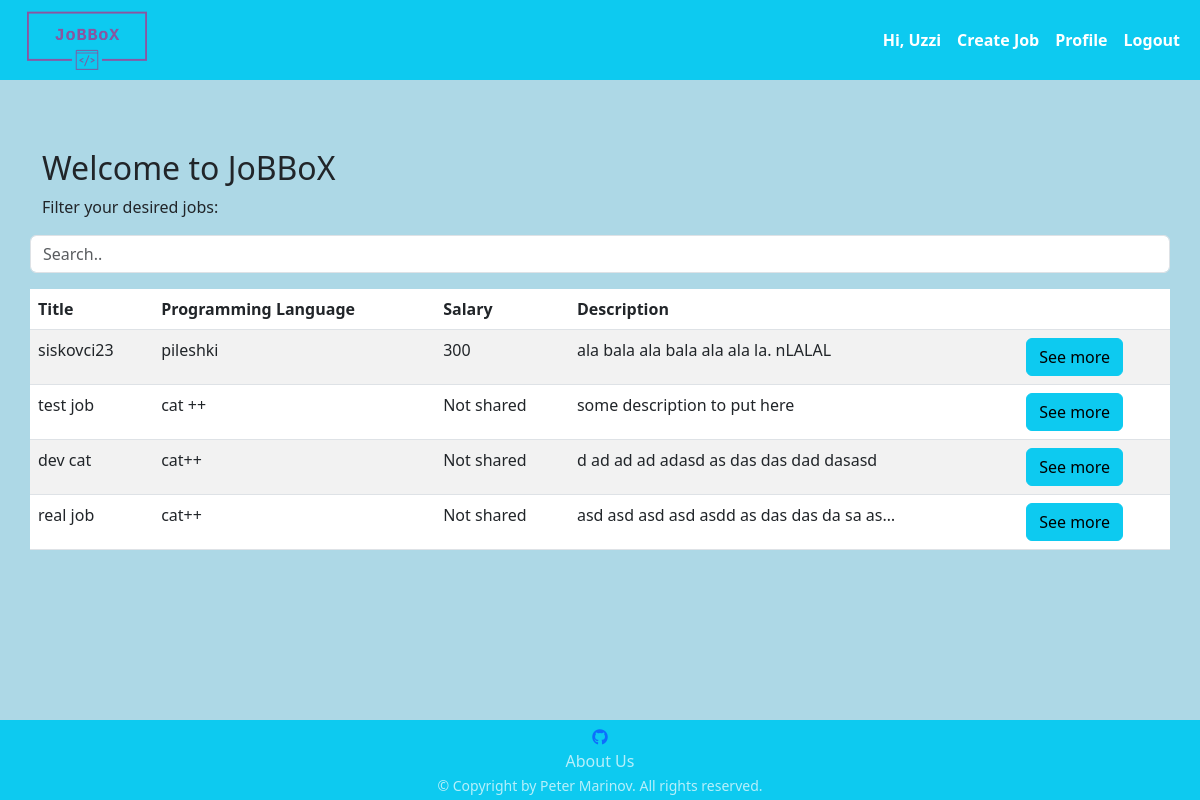
Screenshot of / (signed in) with the database file from the repository.
### jobbox/app_auth/models.py (models this page shows)
class AppUser(auth_models.AbstractBaseUser, auth_models.PermissionsMixin):
    USERNAME_FIELD = 'email'
    objects = AppUserManager()
    email = models.EmailField(
        null=False,
        blank=False,
        unique=True,
    )
    is_staff = models.BooleanField(
        default=False,
    )

### jobbox/common/models.py (models this page shows, shortened)
class ProfileHR(models.Model):
    FIRST_NAME_MAX_LEN = 30
    LAST_NAME_MAX_LEN = 30
    COMPANY_NAME_MAX_LEN = 15
    TELEPHONE_NUMBER_MAX_LEN = 13
    TELEPHONE_NUMBER_MIN_LEN = 4
    PROFILE_PICTURE_MAX_SIZE_IN_MB = 1
    first_name = models.CharField(
        max_length=FIRST_NAME_MAX_LEN,
        null=True,
        blank=False,
        validators=[
            check_if_only_letters,
        ]
    )
    last_name = models.CharField(
        max_length=LAST_NAME_MAX_LEN,
        null=True,
        blank=True,
        validators=[
            check_if_only_letters,
        ]
    )
    company_name = models.CharField(
        max_length=COMPANY_NAME_MAX_LEN,
        null=True,
        blank=True,
    )
    profile_picture = models.ImageField(
        upload_to='profilehr',
        null=True,
        blank=True,
        validators=[
            FileSizeValidatorInMB(PROFILE_PICTURE_MAX_SIZE_IN_MB)
        ]
    )
    telephone_number = models.CharField(
        max_length=TELEPHONE_NUMBER_MAX_LEN,
        null=True,
        blank=True,
        validators=[
            validators.MinLengthValidator(TELEPHONE_NUMBER_MIN_LEN),
            check_if_number_starts_with_zero_or_plus,
        ]
    )
    user = models.OneToOneField(
        UserModel,
        on_delete=models.CASCADE,
        primary_key=True,
    )
    class Meta:
        verbose_name_plural = 'Profile HRs'

### jobbox/job/models.py (models this page shows)
class Job(models.Model):
    TITLE_MAX_LEN = 30
    PROGRAMMING_LANGUAGE_MAX_LEN = 15
    SALARY_MIN_VALUE = 0
    SALARY_MAX_VALUE = 150000
    DESCRIPTION_MIN_LEN = 20
    DESCRIPTION_MAX_LEN = 300
    COMPANY_LOG_MAX_SIZE_IN_MB = 1
    title = models.CharField(
        null=False,
        blank=False,
        max_length=TITLE_MAX_LEN
    )
    company_logo = models.ImageField(
        upload_to='companies_logo',
        null=False,
        blank=False,
        validators=(
            FileSizeValidatorInMB(COMPANY_LOG_MAX_SIZE_IN_MB),
        )
    )
    programming_language = models.CharField(
        null=False,
        blank=False,
        max_length=PROGRAMMING_LANGUAGE_MAX_LEN
    )
    salary = models.IntegerField(
        null=True,
        blank=True,
        validators=(
            validators.MinValueValidator(SALARY_MIN_VALUE),
            validators.MaxValueValidator(SALARY_MAX_VALUE),
        )
    )
    description = models.TextField(
        null=False,
        blank=False,
        validators=(
            validators.MinLengthValidator(DESCRIPTION_MIN_LEN),
            validators.MaxLengthValidator(DESCRIPTION_MAX_LEN),
        )
    )
    hr = models.ForeignKey(
        AppUser,
        on_delete=models.CASCADE,
    )

### jobbox/common/views.py (the view)
# urls.py: path('', index, name='index'),
def index(request):
    jobs = Job.objects.all()
    context = {
        'jobs': jobs
    }
    return render(request, 'common/index.html', context=context)

### middawares/middawares.py (called while the page is built)
def set_profile_middleware(get_response):
    def middleware(request, *args, **kwargs):
        if request.user.is_authenticated:
            request.current_user = request.user
        else:
            request.current_user = None
        return get_response(request, *args, **kwargs)
    return middleware

### templates/common/index.html (shortened to what this page needs)
{% extends 'base.html' %}
{% block content %}
            <h2>Welcome to JoBBoX</h2>
            {% if jobs %}
                <p>Filter your desired jobs:</p>
                <input class="form-control container-fluid mb-3" id="allJobsTableInput" type="text" placeholder="Search..">
                <br>
                <table class="table table-hover table-striped">
                    <thead>
                    <tr>
                        <th scope="col">Title</th>
                        <th scope="col">Programming Language</th>
                        <th scope="col">Salary</th>
                        <th scope="col">Description</th>
                        <th scope="col"></th>
                    </tr>
                    </thead>
                    <tbody id="allJobsTable">
                    {% for job in jobs %}
                        <tr>
                            <td>{{ job.title }}</td>
                            <td>{{ job.programming_language }}</td>
                            <td>
                                {% if job.salary  %}
                                    {{ job.salary }}
                                {% else %}
                                    Not shared
                                {% endif %}
                            </td>
                            <td>{{ job.description|truncatechars:41 }}</td>
                            <td>
                                <a class="btn btn-info" href="{% url 'description_job' pk=job.pk %}">See more</a>
                            </td>
                        </tr>
                    {% endfor %}
                    </tbody>
                </table>
            {% else %}
                <h1>No job yet :(</h1>
            {% endif %}
{% endblock %}

### templates/base.html (shortened to what this page needs)
{% load static %}
<!doctype html>
<html lang="en">
<head>
    <link href="https://cdn.jsdelivr.net/npm/bootstrap@5.3.0/dist/css/bootstrap.min.css" rel="stylesheet"
>
    <link rel="stylesheet" href="{% static 'style/styles.css' %}">
    <link rel="stylesheet" href="https://cdnjs.cloudflare.com/ajax/libs/font-awesome/6.4.0/css/all.min.css">
</head>
<body>
<header class="header" stlye="height: 100%;">
    <nav class="navbar navbar-expand-sm navbar-light bg-info">
        <div class="container-fluid">
            <a href="{% url 'index' %}">
                <img src="{% static 'jobbox_logos/logo_transparent.png' %}" alt="JoBBoX logo" width="150"
                     class="d-inline-block align-top">
            </a>
            {% if not request.current_user.is_authenticated %}
                <ul class="navbar-nav">
                    <li class="nav-item active">
                        <a class="nav-link badge badge-dark fw-bold nav-link" href="{% url 'login_user' %}">Login</a>
                    </li>
                    <li class="nav-item active">
                        <a class="nav-link badge badge-dark" href="{% url 'register_user' %}">Register</a>
                    </li>
                </ul>
            {% else %}
                <ul class="navbar-nav">
                    <li class="nav-item active">
                        {% if request.current_user.is_superuser %}
                            <span class="nav-link badge badge-dark fw-bold">Hi, Admin</span>
                        {% elif request.current_user.is_staff %}
                            <span class="nav-link badge badge-dark fw-bold">Hi, Staff</span>
                        {% else %}
                            <span class="nav-link badge badge-dark fw-bold">Hi, {{ request.current_user.profilehr.first_name }}</span>
                        {% endif %}
                    </li>
                    {% if request.current_user.is_admin or request.current_user.is_staff %}
                        <li class="nav-item active">
                            <a class="nav-link badge badge-dark fw-bold" href="{% url 'all_profiles' %}">All
                                profiles</a>
                        </li>
                        <li class="nav-item active">
                            <a class="nav-link badge badge-dark fw-bold" href="{% url 'contact_us_list' %}">Check
                                feedback</a>
                        </li>
                    {% else %}
                        <li class="nav-item active">
                            <a class="nav-link badge badge-dark fw-bold" href="{% url 'create_job' %}">Create Job</a>
                        </li>
                    {% endif %}
                    <li class="nav-item active">
                        <a class="nav-link badge badge-dark fw-bold" href="{% url 'profile_user' %}">Profile</a>
                    </li>
                    <li class="nav-item active">
                        <a class="nav-link badge badge-dark fw-bold" href="{% url 'logout_user' %}">Logout</a>
                    </li>
                </ul>
            {% endif %}
        </div>
    </nav>
</header>
<main class="main-content">
    <div class="container">
        <div class="row justify-content-center mt-4">
            {% block content %}
            {% endblock %}
        </div>
    </div>
</main>
<footer class="bg-info footer">
    <div class="centered-content d-flex justify-content-center" style="width: 100%;">
        <ul class="list-unstyled text-center" id="footer-list">
            <li>
                <a href="https://github.com/peter-marinov/jobbox">
                    <i class="fa-brands fa-github"></i>
                </a>
            </li>
            <li>
                <a class="remove-link-underline text-white-70" href="{% url 'about' %}">About Us</a>
            </li>
            <li>
                <small class="text-white-70">&copy; Copyright by Peter Marinov. All rights reserved.</small>
            </li>
        </ul>
    </div>
</footer>
</body>
</html>

### static_files/style/styles.css (style rules this page uses)
html, body { height: 100%; }
.header { height: 10%; background-color: lightblue }
.main-content { min-height: 80%; = }
.footer { height: 10%; }
.nav-link { font-size: 16px; }
.main-content { padding-top: 45px; background-color: lightblue; }
main { overflow-y: auto; }
.remove-link-underline { text-decoration: none; color: rgba(255, 255, 255, 0.7); }
#footer-list { margin-top: 5px; margin-bottom: 1px; color: rgba(255, 255, 255, 0.7); }

### rows the page displays
AppUser: current_user.profilehr.first_name "Uzzi"
Job: title "siskovci23", programming_language "pileshki", salary "300", description "ala bala ala bala ala ala la. nLALAL"
Job: title "test job", programming_language "cat ++", shows "Not shared", description "some description to put here"
Job: title "dev cat", programming_language "cat++", shows "Not shared", description "d ad ad ad adasd as das das dad dasasd"
Job: title "real job", programming_language "cat++", shows "Not shared", description "asd asd asd asd asdd as das das da sa as…"
